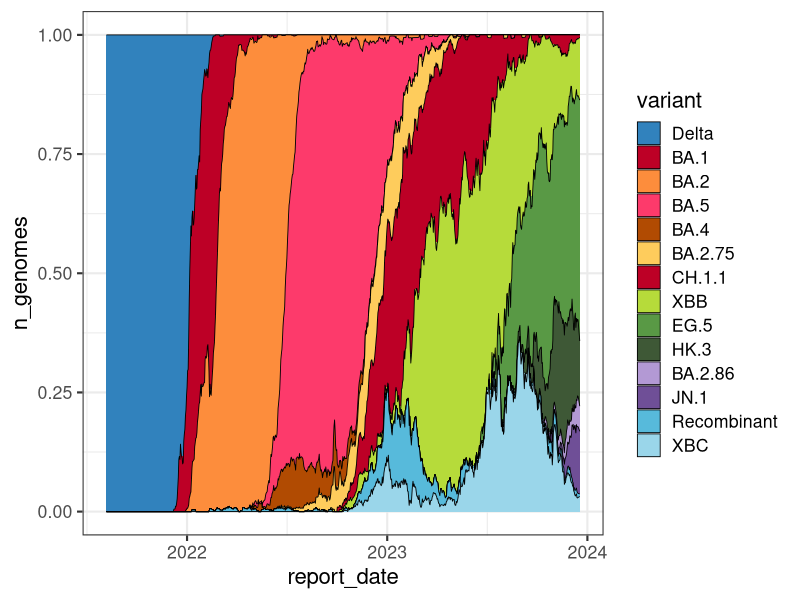

Source code (R): (Note: this script raises an error after producing the figure.)
## ---- chunk 1
knitr::opts_chunk$set(
  fig.path = "images/"
)
## ---- chunk 2
library(lubridate)
library(tidyr)
library(ggplot2)
library(forcats)

voc <- read.csv("data/all_variant_counts.csv")
voc$report_date <- ymd(voc$report_date)
tidy_voc <- pivot_longer(voc, !report_date, names_to = "variant", values_to = "n_genomes")

stack_order <- c("Delta", 
                 "BA.1", 
                 "BA.2", 
                 "BA.5", 
                 "BA.4", 
                 "BA.2.75", 
                 "CH.1.1", 
                 "FK.1.1",
                 "XBB", 
                 "XBB.1.5", 
                 "XBB.1.16",
                 "EG.5",
                 "HK.3",
                 "BA.2.86",
                 "JN.1",
                 "Recombinant",
                 "XBC"
)

tidy_voc$variant <- fct_relevel(tidy_voc$variant, stack_order)




voc_pal <-c(Delta        = "#3182bd", 
            BA.1         = "#bd0026", 
            BA.2         = "#fd8d3c", 
            BA.4         = "#B14B02",
            BA.5         = "#FD3A6B",
            BA.2.75      = "#fecc5c", 
            CH.1.1       = "#bd0026",
            FK.1.1       = "#E81634",
            XBB          = "#b6db3a",
            XBB.1.5      = "#5CCC34", 
            XBB.1.16     = "#9CC33C",
            EG.5         = "#599945",
            HK.3         = "#3e5836",
            BA.2.86      = "#B399D4",
            JN.1         = "#6f4f97",
            Recombinant  = "#57badb", 
            XBC          = "#9AD6EA"
            
)



ggplot(tidy_voc, aes(report_date, n_genomes, fill=variant)) + 
    geom_area(position = 'fill', colour='black', size=0.3) +
    scale_fill_manual(values=voc_pal)+
    theme_bw(base_size = 16)  

## ---- chunk 3
library(lubridate)
recent <-  filter(tidy_voc, report_date >= today() - months(3))
ggplot(recent, aes(report_date, n_genomes, fill=variant)) + 
    geom_area(position = 'fill', colour='black', size=0.3) +
    scale_fill_manual(values=voc_pal)+
    theme_bw(base_size = 16)
